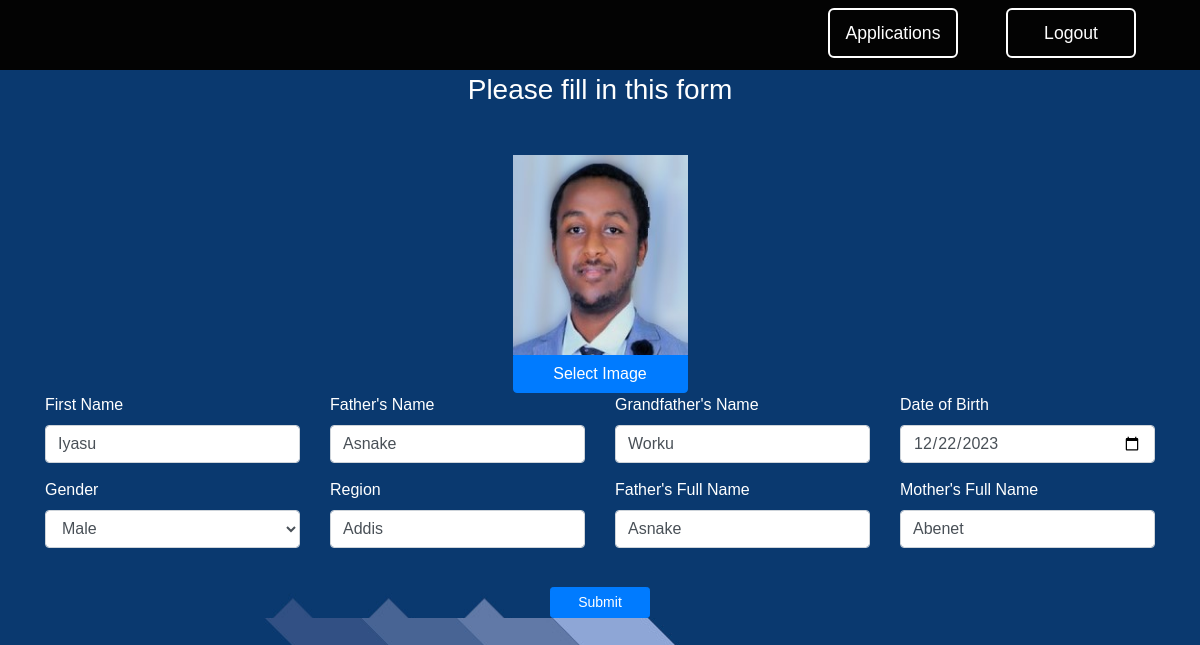
Screenshot of /form/birth_certificate (signed in) with the database file from the repository.
### website/models.py (models this page shows)
class Common():
    firstName = db.Column(db.String(50))
    fatherName = db.Column(db.String(50))
    gfatherName = db.Column(db.String(50))
    birthDay = db.Column(db.Date)
    gender = db.Column(db.String(10))
    region = db.Column(db.String(50))
    photo = db.Column(db.String(100))
    pending = db.Column(db.Enum(PendingStatus), default=PendingStatus.NOT_APPLIED)
    comment = db.Column(db.String(255), default='')
    Date1 = db.Column(db.Date)
    Date2 = db.Column(db.Date)
    Date3 = db.Column(db.Date)
    Date4 = db.Column(db.Date)
    Date5 = db.Column(db.Date)
    Time1 = db.Column(db.Time)
    Time2 = db.Column(db.Time)
    Time3 = db.Column(db.Time)
    Time4 = db.Column(db.Time)
    Time5 = db.Column(db.Time)

class Birth_certificate(Common, db.Model):
    id = db.Column(db.String(36), primary_key=True, default=lambda: str(uuid.uuid4()))
    fatherfullName = db.Column(db.String(50))
    motherfullName = db.Column(db.String(50))
    user_id = db.Column(db.Integer, db.ForeignKey('user.id'))
    __tablename__ = 'birth_certificate'

### website/views.py (the view, shortened to what this page needs)
@views.route('/form/birth_certificate', methods=['GET', 'POST'])
@login_required
def birth_certificate():
    button_type = request.args.get('button_type')
    form = UploadFileForm()
    photo = None
    birth = Birth_certificate.query.filter_by(user_id=current_user.id).first()
    return render_template("birth_certificate.html", user=current_user, form=form, Birth_certificate=birth, button_type=button_type)

### website/views.py
class UploadFileForm(FlaskForm):
    file = FileField("FILE", validators=[InputRequired()])
    submit = SubmitField("Upload File")

### website/templates/birth_certificate.html (shortened to what this page needs)
{% extends "base.html" %} {% block title %}BirthCertificate{% endblock %} {%
block content %}
<link rel="stylesheet" href="/static/style_form.css" />
<div class="container mt-5 mb-5">
  <form
    method="POST"
    enctype="multipart/form-data"
    style="color: white"
    onsubmit="return validateForm()"
  >
    <h3 align="center">Please fill in this form</h3>
    <div class="container mt-5">
      <div class="row text-center">
        <div class="col-lg-4 col-md-6 mx-auto">
          <div class="service-card mx-auto">
            <div class="d-flex align-items-center justify-content-center">
              <img
                id="cardImage"
                class="card-img-top2"
                src="{% if Birth_certificate.photo %}/static/uploads/{{ Birth_certificate.photo.split('/')[-1] }}{% else %}https://via.placeholder.com/300x400{% endif %}"
                alt="Placeholder Image"
              />
            </div>
            <button
              type="button"
              class="btn btn-primary rounded-bottom"
              style="width: 175px;"
              onclick="openFileInput()"
            >
              Select Image
            </button>
          </div>
        </div>
      </div>
    </div>
    <div class="row">
      <div class="col-md-3">
        <div class="form-group">
          <label for="firstName">First Name</label>
          <input
            type="text"
            class="form-control"
            id="firstName"
            name="firstName"
            placeholder="Enter first name"
            value="{{Birth_certificate.firstName if Birth_certificate.firstName}}"
            required
          />
        </div>
      </div>
      <div class="col-md-3">
        <div class="form-group">
          <label for="fatherName">Father's Name</label>
          <input
            type="text"
            class="form-control"
            id="fatherName"
            name="fatherName"
            placeholder="Enter Father's name"
            value="{{Birth_certificate.fatherName if Birth_certificate.fatherName}}"
            required
          />
        </div>
      </div>
      <div class="col-md-3">
        <div class="form-group">
          <label for="gfatherName">Grandfather's Name</label>
          <input
            type="text"
            class="form-control"
            id="gfatherName"
            name="gfatherName"
            placeholder="Enter Grandfather's name"
            value="{{Birth_certificate.gfatherName if Birth_certificate.gfatherName}}"
            required
          />
        </div>
      </div>
      <div class="col-md-3">
        <div class="form-group">
          <label for="birthDay">Date of Birth</label>
          <input
            type="date"
            class="form-control"
            id="birthDay"
            name="birthDay"
            placeholder="Enter Date of Birth"
            value="{{Birth_certificate.birthDay if Birth_certificate.birthDay}}"
            required
          />
        </div>
      </div>
    </div>
    <div class="row">
      <div class="col-md-3">
        <div class="form-group">
          <label for="gender">Gender</label>
          <select class="form-control" id="gender" name="gender" required>
            {% if Birth_certificate.gender %}
            <option value="{{ Birth_certificate.gender }}" selected>
              {{ Birth_certificate.gender }}
            </option>
            {% endif %}
          </select>
        </div>
      </div>
      <div class="col-md-3">
        <div class="form-group">
          <label for="region">Region</label>
          <input
            type="text"
            class="form-control"
            id="region"
            name="region"
            placeholder="Enter Region"
            value="{{Birth_certificate.region if Birth_certificate.region}}"
            required
          />
        </div>
      </div>
      <div class="col-md-3">
        <div class="form-group">
          <label for="fatherfullName">Father's Full Name</label>
          <input
            type="text"
            class="form-control"
            id="fatherfullName"
            name="fatherfullName"
            placeholder="Enter Father's Full Name"
            value="{{Birth_certificate.fatherfullName if Birth_certificate.fatherfullName}}"
            required
          />
        </div>
      </div>
      <div class="col-md-3">
        <div class="form-group">
          <label for="motherfullName">Mother's Full Name</label>
          <input
            type="text"
            class="form-control"
            id="motherfullName"
            name="motherfullName"
            placeholder="Enter Mother's Full Name"
            value="{{Birth_certificate.motherfullName if Birth_certificate.motherfullName}}"
            required
          />
        </div>
      </div>
    </div>
    <br />
    <div class="row justify-content-center">
      <button type="submit" class="btn btn-primary btn-sm" style="width: 100px">
        Submit
      </button>
    </div>
  </form>
</div>
{% endblock %}

### website/static/style.css (style rules this page uses)
* { margin: 0; padding: 0; box-sizing: border-box; font-family: "arial", sans-serif; }
body, html { scroll-behavior: smooth; width: 100%; margin-top: 25px; padding: 0; box-sizing: border-box; font-family: "arial", sans-serif; }

### website/static/style_form.css (style rules this page uses)
body { margin-top: 0px; }
html, body { background: url("assets/Background.jpg") top center; }
.form-group { margin-bottom: 15px; }
.service-card { max-width: 175px; max-height: 400px; }
.card-img-top2 { width: 175px; height: 200px; }
.rounded-bottom { border-radius: 0 0 0.25rem 0.25rem; }

### rows the page displays
Birth_certificate: photo (picture), firstName "Iyasu", fatherName "Asnake", gfatherName "Worku", birthDay "12/22/2023", gender "Male", region "Addis", fatherfullName "Asnake", motherfullName "Abenet"
